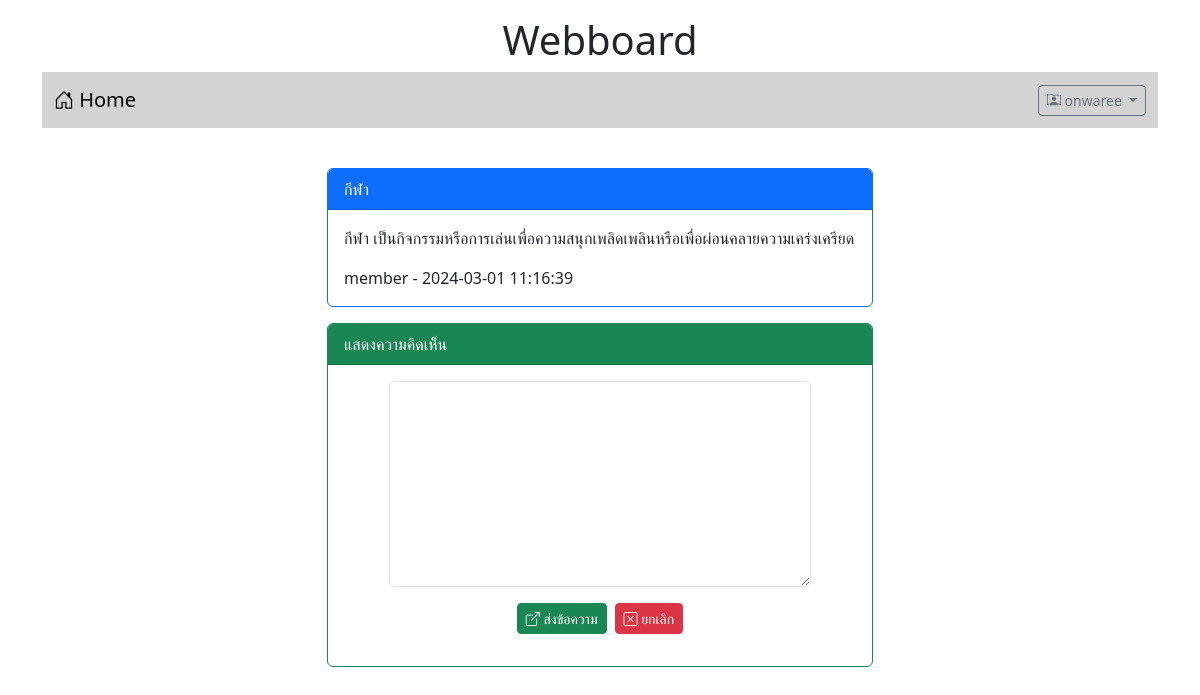
/post.php?id=4 (signed in), run on the app's committed database.
### tables this page shows
CREATE TABLE `post` (
  `id` int(11) NOT NULL,
  `title` varchar(128) NOT NULL,
  `content` varchar(2048) NOT NULL,
  `post_date` datetime NOT NULL,
  `cat_id` int(11) NOT NULL,
  `user_id` int(11) NOT NULL
);

CREATE TABLE `user` (
  `id` int(11) NOT NULL,
  `login` varchar(32) NOT NULL,
  `password` varchar(64) NOT NULL,
  `name` varchar(64) NOT NULL,
  `gender` char(1) NOT NULL,
  `email` varchar(32) NOT NULL,
  `role` char(1) NOT NULL
);

### post.php (the view, shortened to what this page needs)
<!DOCTYPE html>
<html lang="en">
<head>
    <link href="https://cdn.jsdelivr.net/npm/bootstrap@5.3.2/dist/css/bootstrap.min.css" rel="stylesheet">
    <link rel="stylesheet" href="https://cdn.jsdelivr.net/npm/bootstrap-icons@1.11.3/font/bootstrap-icons.min.css">
</head>
<body>
    <div class="container-lg">
        <h1 style="text-align: center;" class="mt-3">Webboard </h1>
        <?php
            include("nav.php");
        ?>
        <div class="row mt-4">
            <div class="col-lg-3 col-md-2 col-sm-1"></div>
            <div class="col-lg-6 col-md-8 col-sm-10">
            <?php
                $conn = new PDO("mysql:host=localhost;dbname=webboard;charset=utf8;","root","");
                $sql = "SELECT p.id,p.title,p.content,p.post_date,u.login from post as p
                        INNER JOIN user as u ON u.id = p.user_id
                        WHERE p.id = {$_GET['id']} ";
                $result = $conn->query($sql);
                while($row = $result->fetch()){
            ?>
                <div class="card border-primary mt-3">
                    <div class="card-header bg-primary text-white"> <?php echo $row['title'] ?>  </div>
                    <div class="card-body">
                        <?php echo
                            "<tr>
                                <td>
                                    $row[content]
                                </td>
                                <BR>
                                <div class=mt-3></div>
                                <td>
                                    $row[login] - $row[post_date]
                                </td>
                             </tr>"
                        ?>
                    </div>
                </div>
            <?php
                }
            ?>
            <?php if(isset($_SESSION['id'])){
            ?>
                <div class="card border-success mt-3">
                    <div class="card-header bg-success text-white"> แสดงความคิดเห็น </div>
                    <div class="card-body">
                        <form action="post_save.php" method="post">
                            <div class="row mb-3 justify-content-center">
                                <div class="col-lg-10">
                                    <textarea name="comment"  rows="8" class="form-control" required></textarea>
                                </div>
                                <div class="row mt-3">
                                    <div class="col-lg-12 d-flex justify-content-center">
                                        <button type="submit" class="btn btn-success btn-sm text-white">
                                            <i class="bi bi-box-arrow-up-right"></i> ส่งข้อความ
                                        </button>
                                        <button type="reset" class="btn btn-danger btn-sm text-white ms-2">
                                            <i class="bi bi-x-square"></i> ยกเลิก
                                        </button>
                                    </div>
                                </div>
                            </div>
                        </form>
                    </div>
                </div>
                <?php
                    }
                ?>
            </div>
            <div class="col-lg-3 col-md-2 col-sm-1"></div>
        </div>
    </div>
</body>
</html>

### data on the page
post: title "กีฬา", content "กีฬา เป็นกิจกรรมหรือการเล่นเพื่อความสนุกเพลิดเพลินหรือเพื่อผ่อนคลายความเคร่งเครียด", user.login "member", post_date "2024-03-01 11:16:39"

### other printed values
$_SESSION['username'] "onwaree"
